Frame 1 (no input): blank canvas, image omitted
Frame 60 (no input): blank canvas, image omitted
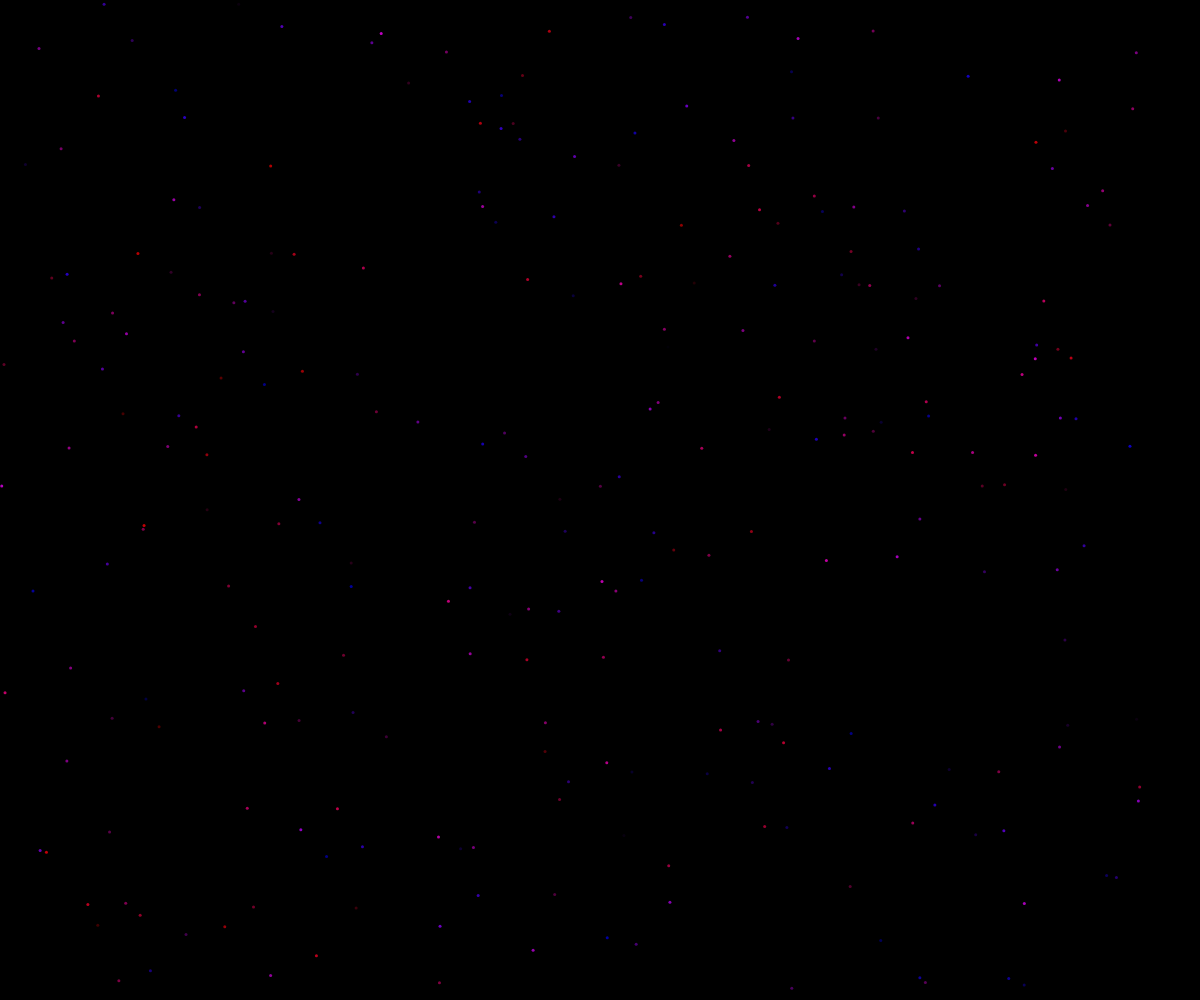
Frame 120 (the mouse pressed at the canvas centre since frame 60)

The p5.js sketch whose frames 1 and 60 were blank and that drew this single picture after the mouse press (run headless with seeded random() and noise() and a simulated clock; from frame 60 on, the mouse is pressed at the canvas centre):

// p5.js sketch
// ── sketch.js
// Fireworks OOP

class Spark {
  constructor(x, y, dx, dy) {
    this.x = x;
    this.y = y;
    this.dx = dx;
    this.dy = dy;
    this.r = random(255);
    this.g = 0;
    this.b = random(255);
    this.alpha = 255;
    this.size = 3;
  }

  display() {
    noStroke();
    fill(this.r, this.g, this.b, this.alpha);
    circle(this.x, this.y, this.size);
  }

  update() {
    this.x += this.dx;
    this.y += this.dy;

    this.alpha--; //fade away
  }

  isDead() {
    return this.alpha <= 0;
  }
}

let fireworks = [];

function setup() {
  createCanvas(windowWidth, windowHeight);
}

function draw() {
  background("black");
  for (let i = fireworks.length - 1; i >= 0; i--) {
    fireworks[i].update();
    fireworks[i].display();

    //remove if needed
    if (fireworks[i].isDead()) {
      fireworks.splice(i, 1);
    }
  }
}

function mousePressed() {
  for (let i = 0; i < 300; i++) {
    spawnSpark();
  }
}

function spawnSpark() {
  let theSpark = new Spark(mouseX, mouseY, random(-10, 9), random(-9, 10));
  fireworks.push(theSpark);
}
